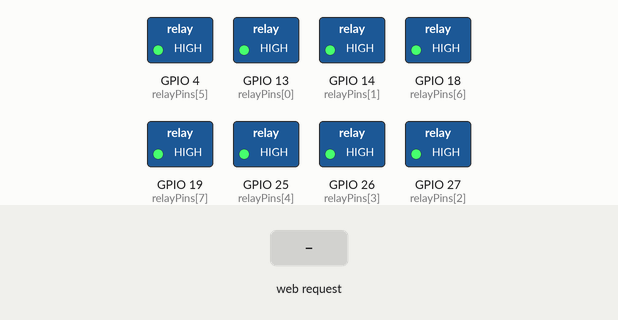
Simulated run of this sketch. Board: ESP32. Parts: switched loads named in the sketch (green lamp = pin HIGH). The inputs (shaded band) are chosen by the test bench. WiFi joins after 1.5 s; servers stay silent unless stated; EEPROM starts erased; what the sketch prints to the serial monitor is not drawn.

Above: at 2.9 s.
3.0 s: HTTP request GET /toggle?r=1 received
At 3.3 s:
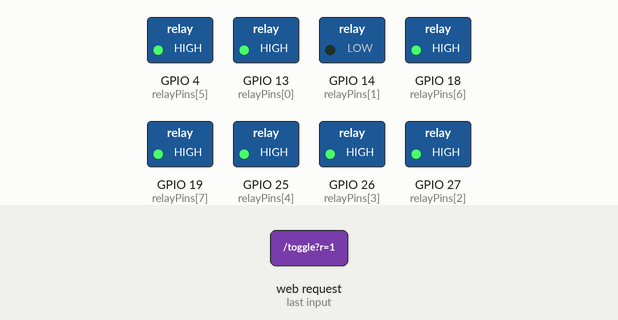
4.5 s: HTTP request GET /toggle?r=0 received
At 5.6 s:
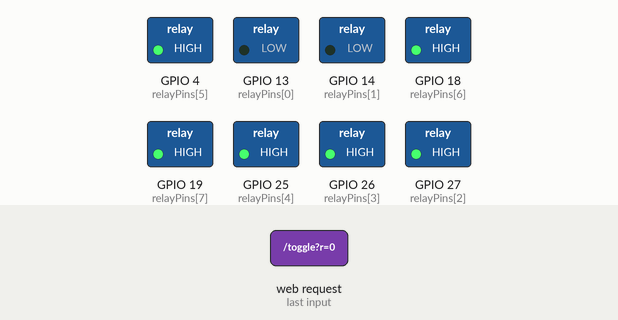
6.0 s: HTTP request GET /toggle?r=1&s=1 received
At 6.8 s:
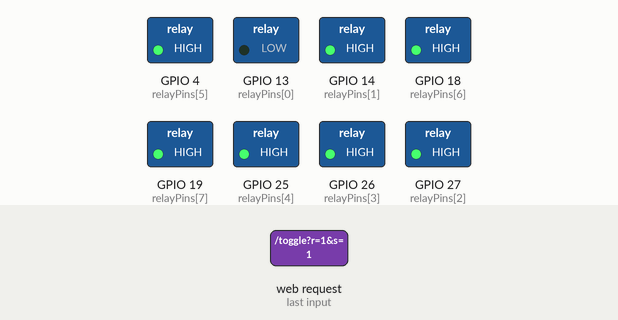
7.5 s: HTTP request GET /alloff received
At 7.9 s:
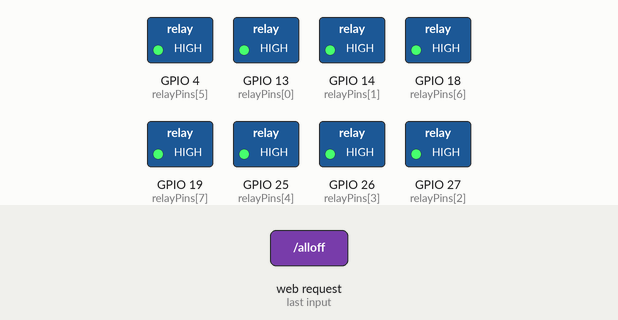
9.0 s: HTTP request GET /set?r=1&s=1 received
At 10.2 s:
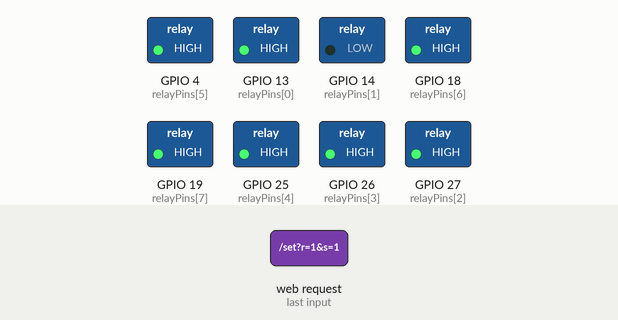
Timing chart, 0 to 11.5 s (numbered marks = the images above; inputs shaded):
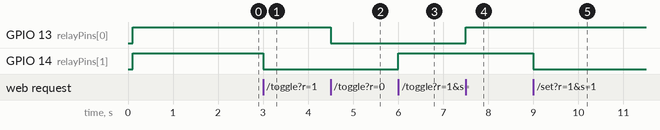

Measured:
- after the input at 3.0 s, GPIO 14 (relayPins[1]): HIGH → LOW at once
- after the input at 4.5 s, GPIO 13 (relayPins[0]): HIGH → LOW at once
- after the input at 6.0 s, GPIO 14 (relayPins[1]): LOW → HIGH at once
- after the input at 7.5 s, GPIO 13 (relayPins[0]): LOW → HIGH at once
- after the input at 9.0 s, GPIO 14 (relayPins[1]): HIGH → LOW at once

The sketch:

smart_switch.ino
```cpp
/*
  ESP32 Smart Switch — 8-Channel Relay Controller
  ================================================
  Devices:
    1. Fan 1        → GPIO13
    2. Fan 2        → GPIO14
    3. Tubelight    → GPIO27
    4. Spotlight    → GPIO26
    5. RGB Light    → GPIO25
    6. Night Light  → GPIO4
    7. Socket       → GPIO18
    8. Spare        → GPIO19

  Control: Web UI via home WiFi
  Check Serial Monitor for IP address after boot
*/

#include <WiFi.h>
#include <WebServer.h>
#include <EEPROM.h>

// ─── WiFi Config ────────────────────────────────────
// Set these to your home WiFi before flashing.
const char* WIFI_SSID     = "YOUR_WIFI_SSID";
const char* WIFI_PASSWORD = "YOUR_WIFI_PASSWORD";
const char* HOSTNAME      = "smartswitch";

// ─── Relay Pins ─────────────────────────────────────
#define NUM_RELAYS  8
#define RELAY_ON    LOW
#define RELAY_OFF   HIGH

const int relayPins[NUM_RELAYS] = { 13, 14, 27, 26, 25, 4, 18, 19 };
const char* relayNames[NUM_RELAYS] = {
  "Fan 1", "Fan 2", "Tubelight", "Spotlight",
  "RGB Light", "Night Light", "Socket", "Spare"
};

bool relayState[NUM_RELAYS] = { false };

#define EEPROM_SIZE 16
#define EEPROM_MAGIC 0xA5

WebServer server(80);

// ─── EEPROM ─────────────────────────────────────────
void saveStates() {
  EEPROM.write(0, EEPROM_MAGIC);
  for (int i = 0; i < NUM_RELAYS; i++)
    EEPROM.write(i + 1, relayState[i] ? 1 : 0);
  EEPROM.commit();
}

void loadStates() {
  if (EEPROM.read(0) == EEPROM_MAGIC) {
    for (int i = 0; i < NUM_RELAYS; i++) {
      relayState[i] = EEPROM.read(i + 1) == 1;
      digitalWrite(relayPins[i], relayState[i] ? RELAY_ON : RELAY_OFF);
    }
  }
}

void applyRelay(int i) {
  digitalWrite(relayPins[i], relayState[i] ? RELAY_ON : RELAY_OFF);
  saveStates();
}

// ─── JSON response ──────────────────────────────────
void sendStates() {
  String j = "{\"states\":[";
  for (int i = 0; i < NUM_RELAYS; i++) {
    j += relayState[i] ? "true" : "false";
    if (i < NUM_RELAYS - 1) j += ",";
  }
  j += "],\"ip\":\"" + WiFi.localIP().toString() + "\"}";
  server.send(200, "application/json", j);
}

// ─── Web UI (chunked to avoid memory issues) ────────
void handleRoot() {
  server.setContentLength(CONTENT_LENGTH_UNKNOWN);
  server.send(200, "text/html", "");

  server.sendContent(F("<!DOCTYPE html><html><head><meta charset='UTF-8'>"
    "<meta name='viewport' content='width=device-width,initial-scale=1,user-scalable=no'>"
    "<title>Smart Switch</title><style>"
    "*{margin:0;padding:0;box-sizing:border-box}"
    ":root{--bg:#0e0e12;--card:#18181f;--border:#2a2a35;--text:#e8e8ed;"
    "--dim:#6b6b7b;--off:#3a3a48;"
    "--c0:#42aaf5;--c1:#38bdf8;--c2:#f5c842;--c3:#fb923c;"
    "--c4:#f472b6;--c5:#a78bfa;--c6:#45d9a0;--c7:#94a3b8}"
    "body{font-family:system-ui,-apple-system,sans-serif;background:var(--bg);"
    "color:var(--text);min-height:100dvh;display:flex;flex-direction:column;"
    "align-items:center;padding:1.5rem 1rem 2rem}"
  ));

  server.sendContent(F(
    ".header{text-align:center;margin-bottom:1.8rem}"
    ".header h1{font-size:1.5rem;font-weight:700;letter-spacing:-0.02em;margin-bottom:0.25rem}"
    ".status{font-size:0.75rem;color:var(--dim);display:flex;align-items:center;"
    "justify-content:center;gap:0.4rem}"
    ".dot{width:6px;height:6px;border-radius:50%;display:inline-block;animation:pulse 2s ease infinite}"
    ".dot.on{background:#45d9a0}.dot.off{background:#e24b4a}"
    "@keyframes pulse{0%,100%{opacity:1}50%{opacity:0.3}}"
    ".ip{margin-top:0.4rem;font-size:0.7rem;color:var(--dim);font-family:monospace;opacity:0.6}"
  ));

  server.sendContent(F(
    ".grid{display:grid;grid-template-columns:1fr 1fr;gap:0.8rem;width:100%;max-width:400px}"
    ".sc{background:var(--card);border:1px solid var(--border);border-radius:18px;"
    "padding:1.2rem 1rem;display:flex;flex-direction:column;gap:0.8rem;cursor:pointer;"
    "transition:all 0.3s ease;user-select:none;-webkit-tap-highlight-color:transparent;"
    "position:relative;overflow:hidden}"
    ".sc:active{transform:scale(0.96)}"
    ".ic{font-size:1.7rem;line-height:1;filter:grayscale(1) brightness(0.5);transition:filter 0.3s}"
    ".sc.on .ic{filter:none}"
    ".nm{font-size:0.85rem;font-weight:500}"
    ".st{font-size:0.68rem;text-transform:uppercase;letter-spacing:0.08em;"
    "font-weight:700;color:var(--off);transition:color 0.3s}"
  ));

  server.sendContent(F(
    ".tg{width:40px;height:22px;background:var(--off);border-radius:11px;"
    "position:relative;transition:background 0.3s;align-self:flex-end}"
    ".tg::after{content:'';position:absolute;top:3px;left:3px;width:16px;height:16px;"
    "background:#fff;border-radius:50%;transition:transform 0.3s cubic-bezier(0.4,0,0.2,1)}"
    ".sc.on .tg::after{transform:translateX(18px)}"
  ));

  // Per-device colors
  for (int i = 0; i < 8; i++) {
    String ci = String(i);
    server.sendContent(".sc[data-d='" + ci + "'].on .st{color:var(--c" + ci + ")}");
    server.sendContent(".sc[data-d='" + ci + "'].on .tg{background:var(--c" + ci + ")}");
    server.sendContent(".sc[data-d='" + ci + "'].on{border-color:transparent;"
      "box-shadow:0 0 30px -10px var(--c" + ci + ")}");
  }

  server.sendContent(F(
    ".br{margin-top:1.5rem;display:flex;gap:0.8rem;flex-wrap:wrap;justify-content:center}"
    ".btn{background:transparent;border:1px solid var(--border);color:var(--dim);"
    "font-family:inherit;font-size:0.75rem;font-weight:500;letter-spacing:0.05em;"
    "text-transform:uppercase;padding:0.6rem 1.5rem;border-radius:40px;cursor:pointer;"
    "transition:all 0.2s}"
    ".btn:active{transform:scale(0.96)}"
    ".ft{margin-top:2rem;text-align:center;font-size:0.65rem;color:var(--dim);opacity:0.5}"
    "</style></head><body>"
  ));

  server.sendContent(F(
    "<div class='header'><h1>Smart Switch</h1>"
    "<div class='status'><span class='dot on' id='dot'></span><span id='ct'>Connected</span></div>"
    "<div class='ip' id='ip'></div></div>"
    "<div class='grid' id='g'></div>"
    "<div class='br'>"
    "<button class='btn' onclick=\"gOff('lights')\">Lights Off</button>"
    "<button class='btn' onclick=\"gOff('fans')\">Fans Off</button>"
    "<button class='btn' onclick='aOff()'>All Off</button>"
    "</div>"
    "<div class='ft'>ESP32 &bull; 8-Channel</div>"
  ));

  server.sendContent(F("<script>"
    "var D=["
    "{n:'Fan 1',i:'\\u{1F300}',g:'fans'},"
    "{n:'Fan 2',i:'\\u{1F300}',g:'fans'},"
    "{n:'Tubelight',i:'\\u{1F4A1}',g:'lights'},"
    "{n:'Spotlight',i:'\\u{1F526}',g:'lights'},"
    "{n:'RGB Light',i:'\\u{1F308}',g:'lights'},"
    "{n:'Night Light',i:'\\u{1F319}',g:'lights'},"
    "{n:'Socket',i:'\\u{1F50C}',g:'other'},"
    "{n:'Spare',i:'\\u26A1',g:'other'}],"
    "S=[0,0,0,0,0,0,0,0];"
  ));

  server.sendContent(F(
    "function R(){var g=document.getElementById('g');g.innerHTML='';"
    "D.forEach(function(d,i){var c=document.createElement('div');"
    "c.className='sc'+(S[i]?' on':'');c.dataset.d=i;"
    "c.innerHTML='<div class=ic>'+d.i+'</div><div><div class=nm>'+d.n+"
    "'</div><div class=st>'+(S[i]?'On':'Off')+'</div></div><div class=tg></div>';"
    "c.onclick=function(){T(i)};g.appendChild(c)})}"
  ));

  server.sendContent(F(
    "function T(i){fetch('/toggle?r='+i).then(function(r){return r.json()})"
    ".then(function(d){S=d.states.map(Number);O(1);R()})"
    ".catch(function(){S[i]=S[i]?0:1;O(0);R()})}"
    "function aOff(){fetch('/alloff').then(function(r){return r.json()})"
    ".then(function(d){S=d.states.map(Number);O(1);R()})"
    ".catch(function(){S=[0,0,0,0,0,0,0,0];O(0);R()})}"
  ));

  server.sendContent(F(
    "function gOff(g){var ix=[];D.forEach(function(d,i){if(d.g===g)ix.push(i)});"
    "var p=Promise.resolve();"
    "ix.forEach(function(i){if(S[i])p=p.then(function(){"
    "return fetch('/set?r='+i+'&s=0').then(function(r){return r.json()})"
    ".then(function(d){S=d.states.map(Number);O(1);R()})})});"
    "p.catch(function(){O(0)})}"
  ));

  server.sendContent(F(
    "function O(v){document.getElementById('dot').className='dot '+(v?'on':'off');"
    "document.getElementById('ct').textContent=v?'Connected':'Offline'}"
    "function F(){fetch('/state').then(function(r){return r.json()})"
    ".then(function(d){S=d.states.map(Number);"
    "if(d.ip)document.getElementById('ip').textContent=d.ip;O(1);R()})"
    ".catch(function(){O(0);R()})}"
    "F();setInterval(F,3000);"
    "</script></body></html>"
  ));

  server.sendContent("");
}

void handleToggle() {
  if (!server.hasArg("r")) { server.send(400); return; }
  int i = server.arg("r").toInt();
  if (i < 0 || i >= NUM_RELAYS) { server.send(400); return; }
  relayState[i] = !relayState[i];
  applyRelay(i);
  sendStates();
}

void handleSet() {
  if (!server.hasArg("r") || !server.hasArg("s")) { server.send(400); return; }
  int i = server.arg("r").toInt();
  int v = server.arg("s").toInt();
  if (i < 0 || i >= NUM_RELAYS) { server.send(400); return; }
  relayState[i] = (v == 1);
  applyRelay(i);
  sendStates();
}

void handleAllOff() {
  for (int i = 0; i < NUM_RELAYS; i++) {
    relayState[i] = false;
    digitalWrite(relayPins[i], RELAY_OFF);
  }
  saveStates();
  sendStates();
}

// ─── Setup ──────────────────────────────────────────
void setup() {
  Serial.begin(115200);
  delay(100);
  Serial.println("\n[SmartSwitch] Booting...");

  EEPROM.begin(EEPROM_SIZE);

  // Init all relay pins OFF first
  for (int i = 0; i < NUM_RELAYS; i++) {
    pinMode(relayPins[i], OUTPUT);
    digitalWrite(relayPins[i], RELAY_OFF);
  }

  // Small delay before loading saved states
  delay(100);
  loadStates();

  // Connect to home WiFi
  WiFi.mode(WIFI_STA);
  WiFi.setHostname(HOSTNAME);
  WiFi.begin(WIFI_SSID, WIFI_PASSWORD);

  Serial.printf("[WiFi] Connecting to %s", WIFI_SSID);

  int attempts = 0;
  while (WiFi.status() != WL_CONNECTED && attempts < 40) {
    delay(500);
    Serial.print(".");
    attempts++;
  }

  if (WiFi.status() == WL_CONNECTED) {
    Serial.println(" OK!");
    Serial.printf("[WiFi] IP: %s\n", WiFi.localIP().toString().c_str());
    Serial.printf("[WiFi] Signal: %d dBm\n", WiFi.RSSI());
  } else {
    Serial.println(" FAILED!");
    Serial.println("[WiFi] Restarting in 5s...");
    delay(5000);
    ESP.restart();
  }

  server.on("/", handleRoot);
  server.on("/state", HTTP_GET, []() { sendStates(); });
  server.on("/toggle", HTTP_GET, handleToggle);
  server.on("/set", HTTP_GET, handleSet);
  server.on("/alloff", HTTP_GET, handleAllOff);
  server.begin();

  Serial.printf("[OK] Open http://%s\n", WiFi.localIP().toString().c_str());
}

// ─── Loop ───────────────────────────────────────────
void loop() {
  server.handleClient();

  // Auto-reconnect WiFi
  static unsigned long lastCheck = 0;
  if (millis() - lastCheck > 30000) {
    lastCheck = millis();
    if (WiFi.status() != WL_CONNECTED) {
      Serial.println("[WiFi] Reconnecting...");
      WiFi.reconnect();
    }
  }
}
```
